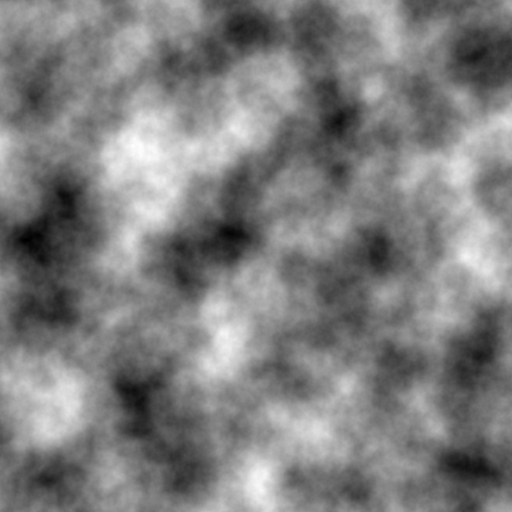

Generate this figure with Python:
from noise import pnoise2
import numpy as np
from PIL import Image

width, height = 512, 512
scale = 100.0

img = np.zeros((width, height))

for x in range(width):
    for y in range(height):
        img[x][y] = pnoise2(x/scale, y/scale, octaves=6)

img = (img - img.min()) / (img.max() - img.min())
img = (img * 255).astype(np.uint8)

Image.fromarray(img).save("heightmap.png")
